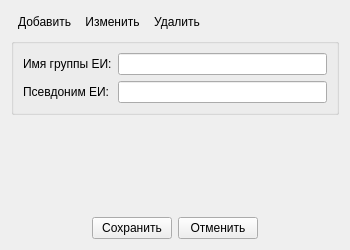
<?xml version="1.0" encoding="UTF-8"?>
<ui version="4.0">
 <class>RTPTechGroup::ModelerIde::EntityGroupWidget</class>
 <widget class="QWidget" name="RTPTechGroup::ModelerIde::EntityGroupWidget">
  <property name="geometry">
   <rect>
    <x>0</x>
    <y>0</y>
    <width>350</width>
    <height>250</height>
   </rect>
  </property>
  <property name="windowTitle">
   <string>Form</string>
  </property>
  <layout class="QVBoxLayout" name="verticalLayout">
   <item>
    <layout class="QHBoxLayout" name="horizontalLayoutPropTool">
     <property name="spacing">
      <number>0</number>
     </property>
     <item>
      <widget class="QToolButton" name="toolButtonAdd">
       <property name="text">
        <string>Добавить</string>
       </property>
       <property name="icon">
        <iconset resource="modeleride.qrc">
         <normaloff>:/add</normaloff>:/add</iconset>
       </property>
       <property name="iconSize">
        <size>
         <width>16</width>
         <height>16</height>
        </size>
       </property>
       <property name="toolButtonStyle">
        <enum>Qt::ToolButtonTextBesideIcon</enum>
       </property>
       <property name="autoRaise">
        <bool>true</bool>
       </property>
      </widget>
     </item>
     <item>
      <widget class="QToolButton" name="toolButtonEdit">
       <property name="text">
        <string>Изменить</string>
       </property>
       <property name="icon">
        <iconset resource="modeleride.qrc">
         <normaloff>:/edit</normaloff>:/edit</iconset>
       </property>
       <property name="iconSize">
        <size>
         <width>16</width>
         <height>16</height>
        </size>
       </property>
       <property name="toolButtonStyle">
        <enum>Qt::ToolButtonTextBesideIcon</enum>
       </property>
       <property name="autoRaise">
        <bool>true</bool>
       </property>
      </widget>
     </item>
     <item>
      <widget class="QToolButton" name="toolButtonDel">
       <property name="text">
        <string>Удалить</string>
       </property>
       <property name="icon">
        <iconset resource="modeleride.qrc">
         <normaloff>:/remove</normaloff>:/remove</iconset>
       </property>
       <property name="iconSize">
        <size>
         <width>16</width>
         <height>16</height>
        </size>
       </property>
       <property name="toolButtonStyle">
        <enum>Qt::ToolButtonTextBesideIcon</enum>
       </property>
       <property name="autoRaise">
        <bool>true</bool>
       </property>
      </widget>
     </item>
     <item>
      <spacer name="horizontalSpacer">
       <property name="orientation">
        <enum>Qt::Horizontal</enum>
       </property>
       <property name="sizeHint" stdset="0">
        <size>
         <width>40</width>
         <height>20</height>
        </size>
       </property>
      </spacer>
     </item>
    </layout>
   </item>
   <item>
    <widget class="QGroupBox" name="groupBoxEntityGroup">
     <property name="title">
      <string/>
     </property>
     <layout class="QGridLayout" name="gridLayout">
      <item row="0" column="0">
       <widget class="QLabel" name="labelEntityGroupName">
        <property name="text">
         <string>Имя группы ЕИ:</string>
        </property>
       </widget>
      </item>
      <item row="0" column="1">
       <widget class="QLineEdit" name="lineEditEntityGroupName"/>
      </item>
      <item row="1" column="0">
       <widget class="QLabel" name="labelEntityGroupAlias">
        <property name="text">
         <string>Псевдоним ЕИ:</string>
        </property>
       </widget>
      </item>
      <item row="1" column="1">
       <widget class="QLineEdit" name="lineEditEntityGroupAlias">
        <property name="maxLength">
         <number>256</number>
        </property>
       </widget>
      </item>
     </layout>
    </widget>
   </item>
   <item>
    <spacer name="verticalSpacer">
     <property name="orientation">
      <enum>Qt::Vertical</enum>
     </property>
     <property name="sizeHint" stdset="0">
      <size>
       <width>20</width>
       <height>40</height>
      </size>
     </property>
    </spacer>
   </item>
   <item>
    <layout class="QHBoxLayout" name="horizontalLayoutPropSave">
     <item>
      <spacer name="horizontalSpacerRightProp">
       <property name="orientation">
        <enum>Qt::Horizontal</enum>
       </property>
       <property name="sizeHint" stdset="0">
        <size>
         <width>40</width>
         <height>20</height>
        </size>
       </property>
      </spacer>
     </item>
     <item>
      <widget class="QPushButton" name="pushButtonPropSave">
       <property name="text">
        <string>Сохранить</string>
       </property>
      </widget>
     </item>
     <item>
      <widget class="QPushButton" name="pushButtonPropCancel">
       <property name="text">
        <string>Отменить</string>
       </property>
      </widget>
     </item>
     <item>
      <spacer name="horizontalSpacerLeftProp">
       <property name="orientation">
        <enum>Qt::Horizontal</enum>
       </property>
       <property name="sizeHint" stdset="0">
        <size>
         <width>40</width>
         <height>20</height>
        </size>
       </property>
      </spacer>
     </item>
    </layout>
   </item>
  </layout>
 </widget>
 <tabstops>
  <tabstop>lineEditEntityGroupName</tabstop>
  <tabstop>lineEditEntityGroupAlias</tabstop>
  <tabstop>toolButtonAdd</tabstop>
  <tabstop>toolButtonEdit</tabstop>
  <tabstop>toolButtonDel</tabstop>
  <tabstop>pushButtonPropSave</tabstop>
  <tabstop>pushButtonPropCancel</tabstop>
 </tabstops>
 <resources>
  <include location="modeleride.qrc"/>
 </resources>
 <connections/>
</ui>
